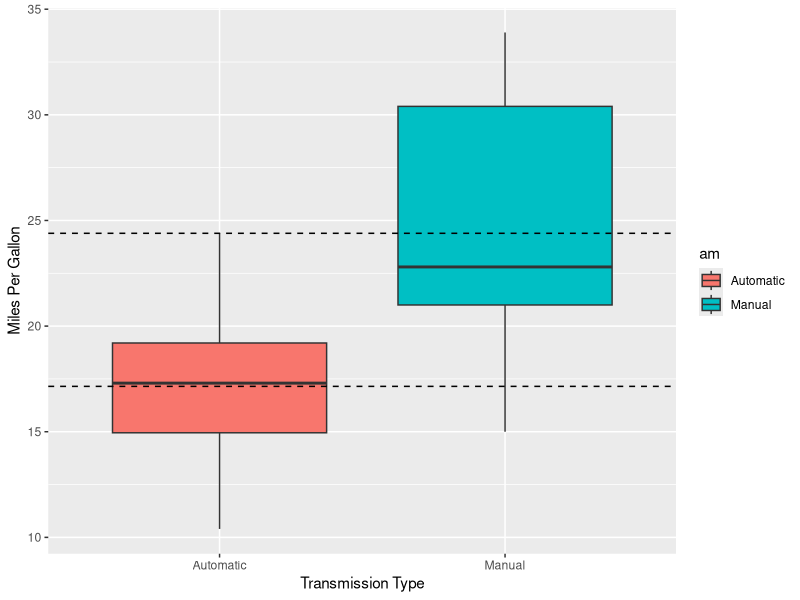
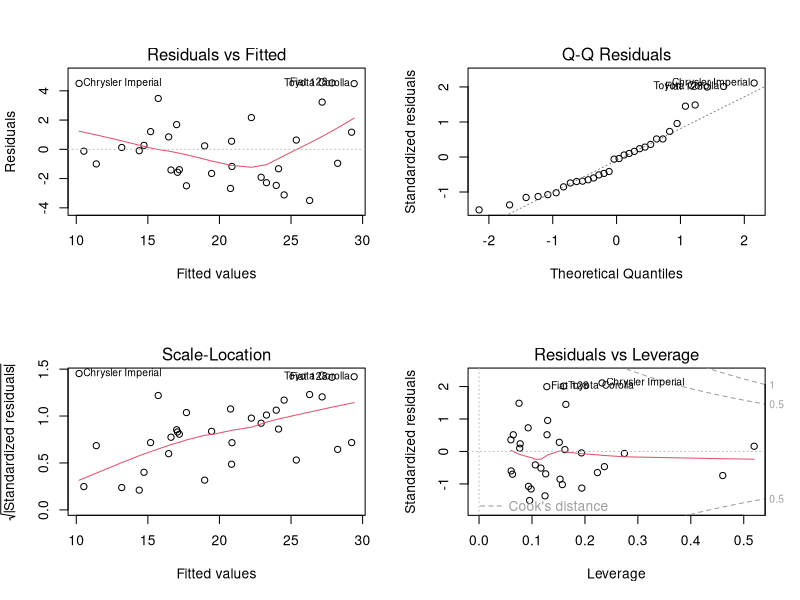

Source code (R) for these figures, in order:
## ---- chunk 1
knitr::opts_chunk$set(echo = TRUE)
## ---- chunk 2
library(datasets)
data(mtcars)
## ---- chunk 3
library(ggplot2)
table(mtcars$am)

summary(mtcars$mpg[mtcars$am ==0])
summary(mtcars$mpg[mtcars$am ==1])

mpg.a <- mtcars$mpg[mtcars$am == 0]
mpg.m <- mtcars$mpg[mtcars$am == 1]
mtcars$am   <- factor(mtcars$am,labels=c("Automatic","Manual"))
g <- ggplot(mtcars, aes(x=am, y=mpg, fill=am))
g1 <- g + geom_boxplot() + 
    geom_hline(aes(yintercept=mean(mpg.a)), linetype="dashed") + 
    geom_hline(aes(yintercept=mean(mpg.m)), linetype="dashed") +
    ylab("Miles Per Gallon") +
    xlab("Transmission Type")
g1
## ---- chunk 4
t.test(mpg.a, mpg.m, paired=F, var.equal = F)
## ---- chunk 5
fit.one <- lm(mpg ~ am, data=mtcars)
summary(fit.one)$coefficients
## ---- chunk 6
fit.two <- lm(mpg ~ am + hp, data=mtcars)
fit.three <- lm(mpg ~ am + hp + wt, data=mtcars)
fit.four <- lm(mpg ~ am + hp + wt + qsec, data=mtcars)
fit.five <- lm(mpg ~ am + hp + wt + qsec + cyl, data=mtcars)

anova(fit.one, fit.two, fit.three, fit.four, fit.five)

fit.chosen <- fit.four
## ---- chunk 7
summary(fit.chosen)

par(mfrow=c(2,2))
plot(fit.chosen)
par(mfrow=c(1,1))

# check out liers with high residuals
sort(round(dfbetas(fit.chosen)[,2], 3))
# check leverage points
sort(round(hatvalues(fit.chosen),3))
## ---- chunk 8
fit.all <- lm(mpg ~ ., data=mtcars)
anova(fit.chosen, fit.all)
